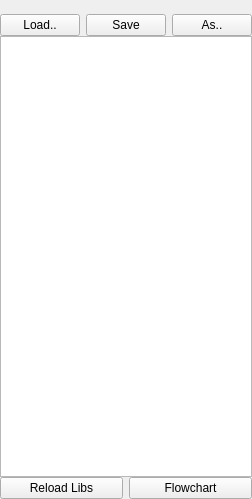
<?xml version="1.0" encoding="UTF-8"?>
<ui version="4.0">
 <class>Form</class>
 <widget class="QWidget" name="Form">
  <property name="geometry">
   <rect>
    <x>0</x>
    <y>0</y>
    <width>217</width>
    <height>499</height>
   </rect>
  </property>
  <property name="windowTitle">
   <string>PyQtGraph</string>
  </property>
  <layout class="QGridLayout" name="gridLayout">
   <property name="verticalSpacing">
    <number>0</number>
   </property>
   <property name="margin">
    <number>0</number>
   </property>
   <item row="1" column="0">
    <widget class="QPushButton" name="loadBtn">
     <property name="text">
      <string>Load..</string>
     </property>
    </widget>
   </item>
   <item row="1" column="1" colspan="2">
    <widget class="FeedbackButton" name="saveBtn">
     <property name="text">
      <string>Save</string>
     </property>
    </widget>
   </item>
   <item row="1" column="3">
    <widget class="FeedbackButton" name="saveAsBtn">
     <property name="text">
      <string>As..</string>
     </property>
    </widget>
   </item>
   <item row="4" column="0" colspan="2">
    <widget class="FeedbackButton" name="reloadBtn">
     <property name="text">
      <string>Reload Libs</string>
     </property>
     <property name="checkable">
      <bool>false</bool>
     </property>
     <property name="flat">
      <bool>false</bool>
     </property>
    </widget>
   </item>
   <item row="4" column="2" colspan="2">
    <widget class="QPushButton" name="showChartBtn">
     <property name="text">
      <string>Flowchart</string>
     </property>
     <property name="checkable">
      <bool>true</bool>
     </property>
    </widget>
   </item>
   <item row="3" column="0" colspan="4">
    <widget class="TreeWidget" name="ctrlList">
     <attribute name="headerVisible">
      <bool>false</bool>
     </attribute>
     <attribute name="headerStretchLastSection">
      <bool>false</bool>
     </attribute>
     <attribute name="headerVisible">
      <bool>false</bool>
     </attribute>
     <attribute name="headerStretchLastSection">
      <bool>false</bool>
     </attribute>
     <column>
      <property name="text">
       <string notr="true">1</string>
      </property>
     </column>
    </widget>
   </item>
   <item row="0" column="1">
    <widget class="QLabel" name="fileNameLabel">
     <property name="font">
      <font>
       <bold>true</bold>
      </font>
     </property>
     <property name="text">
      <string/>
     </property>
     <property name="alignment">
      <set>Qt::AlignCenter</set>
     </property>
    </widget>
   </item>
  </layout>
 </widget>
 <customwidgets>
  <customwidget>
   <class>TreeWidget</class>
   <extends>QTreeWidget</extends>
   <header>..widgets.TreeWidget</header>
  </customwidget>
  <customwidget>
   <class>FeedbackButton</class>
   <extends>QPushButton</extends>
   <header>..widgets.FeedbackButton</header>
  </customwidget>
 </customwidgets>
 <resources/>
 <connections/>
</ui>
